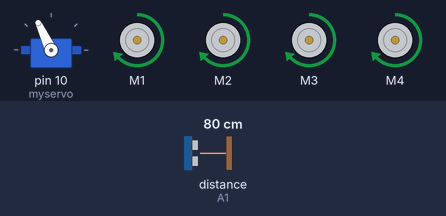
Bench run of a sketch on a simulated Arduino Uno, built with avr-gcc and run on an emulated ATmega328P. Parts: servo, 4 × DC motor (green arrow = forward, orange = backward, longer = faster). The test bench sets the inputs (shaded band); at power-on: distance to the obstacle (sensor on A1) 80 cm. The echo pulse lasts 58.3 µs per cm.

Above: at 3.9 s.
4.0 s: distance to the obstacle (sensor on A1) set to 19 cm
5.5 s: distance to the obstacle (sensor on A1) set to 15 cm
At 7.2 s:
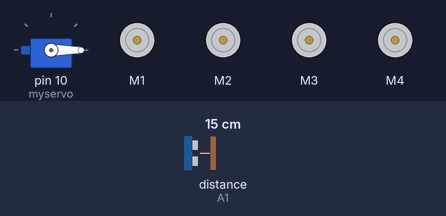
8.5 s: distance to the obstacle (sensor on A1) set to 18 cm
At 8.5 s:
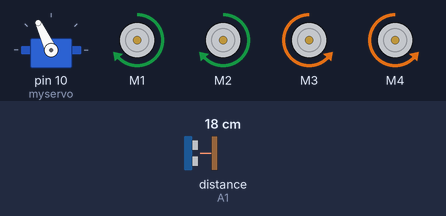
11.0 s: distance to the obstacle (sensor on A1) set to 2 cm
At 13.5 s:
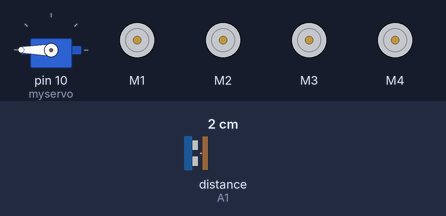
14.0 s: distance to the obstacle (sensor on A1) set to 35 cm
At 14.54 s:
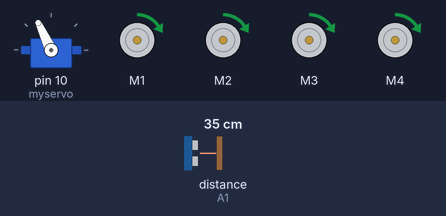
Timing chart, 0 to 17.0 s (numbered marks = the images above; inputs shaded):
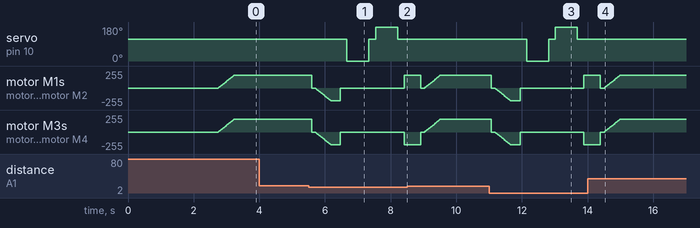

The sketch:

finalobstacle.ino
```cpp
#include <AFMotor.h>  // Include the AFMotor library for controlling the motors
#include <NewPing.h>  // Include the NewPing library for ultrasonic sensor
#include <Servo.h>    // Include the Servo library for controlling the servo motor

#define TRIG_PIN A0    // Define the trigger pin for the ultrasonic sensor
#define ECHO_PIN A1    // Define the echo pin for the ultrasonic sensor
#define MAX_DISTANCE 200  // Define the maximum distance for the ultrasonic sensor
#define MAX_SPEED 190     // Set the maximum speed of the DC motors
#define MAX_SPEED_OFFSET 20 // Set the maximum speed offset

NewPing sonar(TRIG_PIN, ECHO_PIN, MAX_DISTANCE); // Create a NewPing object for the ultrasonic sensor

// Create AF_DCMotor objects for each motor
AF_DCMotor motor1(1, MOTOR12_1KHZ);
AF_DCMotor motor2(2, MOTOR12_1KHZ);
AF_DCMotor motor3(3, MOTOR34_1KHZ);
AF_DCMotor motor4(4, MOTOR34_1KHZ);

Servo myservo;   // Create a Servo object for the servo motor

boolean goesForward=false; // Variable to track the direction of movement
int distance = 100;  // Variable to store the distance measured by the ultrasonic sensor
int speedSet = 0;    // Variable to set the speed of the motors
unsigned long startTime; // Variable to store the start time

void setup() {
  myservo.attach(10);  // Attach the servo motor to pin 10
  myservo.write(115);  // Set the initial position of the servo motor
  delay(2000); // Wait for 2 seconds
  distance = readPing();  // Read the initial distance from the ultrasonic sensor
  delay(100);  // Delay for stabilization
  distance = readPing();  // Read the distance again
  delay(100);  // Delay for stabilization
  distance = readPing();  // Read the distance again
  delay(100);  // Delay for stabilization
  distance = readPing();  // Read the distance again
  delay(100);  // Delay for stabilization
  startTime = millis(); // Record the start time
}

void loop() {
  int distanceR = 0;  // Variable to store the distance measured by the right sensor
  int distanceL =  0; // Variable to store the distance measured by the left sensor
  delay(40);  // Delay for stabilization
  if (millis() - startTime < 60000) { // Check if 1 minute has not elapsed
    if(distance<=17) { // If obstacle detected within 17 cm
      moveStop(); // Stop the robot
      delay(100);  // Delay for stabilization
      moveBackward(); // Move backward
      delay(300);  // Delay for a short duration
      moveStop(); // Stop the robot
      delay(200);  // Delay for stabilization
      distanceR = lookRight(); // Measure distance to the right
      delay(200);  // Delay for stabilization
      distanceL = lookLeft(); // Measure distance to the left
      delay(200);  // Delay for stabilization
      if(distanceR>=distanceL) { // If distance to right is greater than or equal to distance to left
        turnRight(); // Turn right
        moveStop(); // Stop the robot
      } else { // Otherwise
        turnLeft(); // Turn left
        moveStop(); // Stop the robot
      }
    } else { // If no obstacle detected
      moveForward(); // Move forward
    }
    distance = readPing(); // Read the distance from the ultrasonic sensor
  } else { // If 1 minute has elapsed
    moveStop(); // Stop the robot
  }
}

// Function to measure distance to the right
int lookRight() {
  myservo.write(0); // Rotate the servo to the right
  delay(500);  // Delay for servo movement
  int distance = readPing(); // Read the distance from the ultrasonic sensor
  delay(100);  // Delay for stabilization
  myservo.write(115); // Reset the servo to the center position
  return distance; // Return the measured distance
}

// Function to measure distance to the left
int lookLeft() {
  myservo.write(180); // Rotate the servo to the left
  delay(500);  // Delay for servo movement
  int distance = readPing(); // Read the distance from the ultrasonic sensor
  delay(100);  // Delay for stabilization
  myservo.write(115); // Reset the servo to the center position
  return distance; // Return the measured distance
}

// Function to read distance from the ultrasonic sensor
int readPing() {
  delay(70);  // Delay for sensor stabilization
  int cm = sonar.ping_cm(); // Measure distance in centimeters
  if(cm == 0) { // If distance is zero (no obstacle detected)
    cm = 200; // Set distance to a high value
  }
  return cm; // Return the measured distance
}

// Function to stop the robot
void moveStop() {
  motor1.run(RELEASE); // Stop motor 1
  motor2.run(RELEASE); // Stop motor 2
  motor3.run(RELEASE); // Stop motor 3
  motor4.run(RELEASE); // Stop motor 4
}

// Function to move the robot forward
void moveForward() {
  if(!goesForward) { // If not already moving forward
    goesForward = true; // Set direction to forward
    motor1.run(FORWARD); // Move motor 1 forward
    motor2.run(FORWARD); // Move motor 2 forward
    motor3.run(FORWARD); // Move motor 3 forward
    motor4.run(FORWARD); // Move motor 4 forward
    for (speedSet = 0; speedSet < MAX_SPEED; speedSet +=2) { // Gradually increase speed
      motor1.setSpeed(speedSet);
      motor2.setSpeed(speedSet);
      motor3.setSpeed(speedSet);
      motor4.setSpeed(speedSet);
      delay(5);
    }
  }
}

// Function to move the robot backward
void moveBackward() {
  goesForward = false; // Set direction to backward
  motor1.run(BACKWARD); // Move motor 1 backward
  motor2.run(BACKWARD); // Move motor 2 backward
  motor3.run(BACKWARD); // Move motor 3 backward
  motor4.run(BACKWARD); // Move motor 4 backward
  for (speedSet = 0; speedSet < MAX_SPEED; speedSet +=2) { // Gradually increase speed
    motor1.setSpeed(speedSet);
    motor2.setSpeed(speedSet);
    motor3.setSpeed(speedSet);
    motor4.setSpeed(speedSet);
    delay(5);
  }
}

// Function to turn the robot right
void turnRight() {
  motor1.run(FORWARD); // Move motor 1 forward
  motor2.run(FORWARD); // Move motor 2 forward
  motor3.run(BACKWARD); // Move motor 3 backward
  motor4.run(BACKWARD); // Move motor 4 backward
  delay(500); // Delay for turning
  motor1.run(FORWARD); // Move motor 1 forward
  motor2.run(FORWARD); // Move motor 2 forward
  motor3.run(FORWARD); // Move motor 3 forward
  motor4.run(FORWARD); // Move motor 4 forward
}

// Function to turn the robot left
void turnLeft() {
  motor1.run(BACKWARD); // Move motor 1 backward
  motor2.run(BACKWARD); // Move motor 2 backward
  motor3.run(FORWARD); // Move motor 3 forward
  motor4.run(FORWARD); // Move motor 4 forward
  delay(500); // Delay for turning
  motor1.run(FORWARD); // Move motor 1 forward
  motor2.run(FORWARD); // Move motor 2 forward
  motor3.run(FORWARD); // Move motor 3 forward
  motor4.run(FORWARD); // Move motor 4 forward
}
```

Measured:
- the behaviour switches between 18 and 17 cm on distance to the obstacle (sensor on A1) (found by bisection; images 0 and 1)
- after the input at 4.0 s, every drawn part: stays the same
- after the input at 5.5 s, servo on pin 10 (myservo): 115° → 0° after 1.2 s, → 115° 0.67 s later, → 180° 0.20 s later, → 115° 0.67 s later
- after the input at 8.5 s, servo on pin 10 (myservo): stays 115° (without the input it goes to 0° after 1.6 s)
- after the input at 11.0 s, servo on pin 10 (myservo): 115° → 0° after 1.1 s, → 115° 0.67 s later, → 180° 0.20 s later, → 115° 0.67 s later
- after the input at 14.0 s, servo on pin 10 (myservo): stays 115° (without the input it goes to 0° after 1.6 s)
